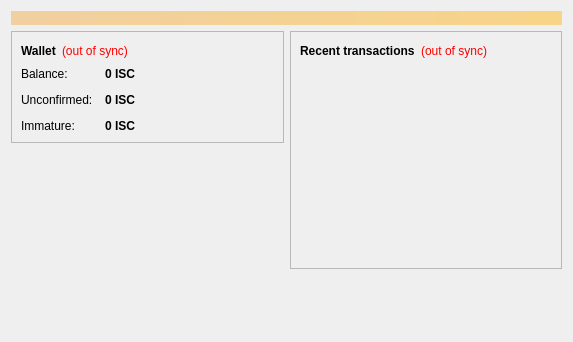
<?xml version="1.0" encoding="UTF-8"?>
<ui version="4.0">
 <class>OverviewPage</class>
 <widget class="QWidget" name="OverviewPage">
  <property name="geometry">
   <rect>
    <x>0</x>
    <y>0</y>
    <width>573</width>
    <height>342</height>
   </rect>
  </property>
  <property name="windowTitle">
   <string>Form</string>
  </property>
  <layout class="QVBoxLayout" name="topLayout">
   <item>
    <widget class="QLabel" name="labelAlerts">
     <property name="visible">
      <bool>false</bool>
     </property>
     <property name="styleSheet">
      <string notr="true">background-color: qlineargradient(x1: 0, y1: 0, x2: 1, y2: 0, stop:0 #F0D0A0, stop:1 #F8D488); color:#000000;</string>
     </property>
     <property name="wordWrap">
      <bool>true</bool>
     </property>
     <property name="margin">
      <number>3</number>
     </property>
    </widget>
   </item>
   <item>
    <layout class="QHBoxLayout" name="horizontalLayout" stretch="1,1">
     <item>
      <layout class="QVBoxLayout" name="verticalLayout_2">
       <item>
        <widget class="QFrame" name="frame">
         <property name="frameShape">
          <enum>QFrame::StyledPanel</enum>
         </property>
         <property name="frameShadow">
          <enum>QFrame::Raised</enum>
         </property>
         <layout class="QVBoxLayout" name="verticalLayout_4">
          <item>
           <layout class="QHBoxLayout" name="horizontalLayout_4">
            <item>
             <widget class="QLabel" name="label_5">
              <property name="font">
               <font>
                <weight>75</weight>
                <bold>true</bold>
               </font>
              </property>
              <property name="text">
               <string>Wallet</string>
              </property>
             </widget>
            </item>
            <item>
             <widget class="QLabel" name="labelWalletStatus">
              <property name="toolTip">
               <string>The displayed information may be out of date. Your wallet automatically synchronizes with the Insuracoin network after a connection is established, but this process has not completed yet.</string>
              </property>
              <property name="styleSheet">
               <string notr="true">QLabel { color: red; }</string>
              </property>
              <property name="text">
               <string notr="true">(out of sync)</string>
              </property>
              <property name="alignment">
               <set>Qt::AlignLeading|Qt::AlignLeft|Qt::AlignVCenter</set>
              </property>
             </widget>
            </item>
            <item>
             <spacer name="horizontalSpacer_2">
              <property name="orientation">
               <enum>Qt::Horizontal</enum>
              </property>
              <property name="sizeHint" stdset="0">
               <size>
                <width>40</width>
                <height>20</height>
               </size>
              </property>
             </spacer>
            </item>
           </layout>
          </item>
          <item>
           <layout class="QFormLayout" name="formLayout_2">
            <property name="fieldGrowthPolicy">
             <enum>QFormLayout::AllNonFixedFieldsGrow</enum>
            </property>
            <property name="horizontalSpacing">
             <number>12</number>
            </property>
            <property name="verticalSpacing">
             <number>12</number>
            </property>
            <item row="0" column="0">
             <widget class="QLabel" name="label">
              <property name="text">
               <string>Balance:</string>
              </property>
             </widget>
            </item>
            <item row="0" column="1">
             <widget class="QLabel" name="labelBalance">
              <property name="font">
               <font>
                <weight>75</weight>
                <bold>true</bold>
               </font>
              </property>
              <property name="cursor">
               <cursorShape>IBeamCursor</cursorShape>
              </property>
              <property name="toolTip">
               <string>Your current balance</string>
              </property>
              <property name="text">
               <string notr="true">0 ISC</string>
              </property>
              <property name="textInteractionFlags">
               <set>Qt::LinksAccessibleByMouse|Qt::TextSelectableByKeyboard|Qt::TextSelectableByMouse</set>
              </property>
             </widget>
            </item>
            <item row="1" column="0">
             <widget class="QLabel" name="label_3">
              <property name="text">
               <string>Unconfirmed:</string>
              </property>
             </widget>
            </item>
            <item row="1" column="1">
             <widget class="QLabel" name="labelUnconfirmed">
              <property name="font">
               <font>
                <weight>75</weight>
                <bold>true</bold>
               </font>
              </property>
              <property name="cursor">
               <cursorShape>IBeamCursor</cursorShape>
              </property>
              <property name="toolTip">
               <string>Total of transactions that have yet to be confirmed, and do not yet count toward the current balance</string>
              </property>
              <property name="text">
               <string notr="true">0 ISC</string>
              </property>
              <property name="textInteractionFlags">
               <set>Qt::LinksAccessibleByMouse|Qt::TextSelectableByKeyboard|Qt::TextSelectableByMouse</set>
              </property>
             </widget>
            </item>
            <item row="2" column="0">
             <widget class="QLabel" name="labelImmatureText">
              <property name="text">
               <string>Immature:</string>
              </property>
             </widget>
            </item>
            <item row="2" column="1">
             <widget class="QLabel" name="labelImmature">
              <property name="font">
               <font>
                <weight>75</weight>
                <bold>true</bold>
               </font>
              </property>
              <property name="toolTip">
               <string>Mined balance that has not yet matured</string>
              </property>
              <property name="text">
               <string notr="true">0 ISC</string>
              </property>
              <property name="textInteractionFlags">
               <set>Qt::LinksAccessibleByMouse|Qt::TextSelectableByKeyboard|Qt::TextSelectableByMouse</set>
              </property>
             </widget>
            </item>
           </layout>
          </item>
         </layout>
        </widget>
       </item>
       <item>
        <spacer name="verticalSpacer">
         <property name="orientation">
          <enum>Qt::Vertical</enum>
         </property>
         <property name="sizeHint" stdset="0">
          <size>
           <width>20</width>
           <height>40</height>
          </size>
         </property>
        </spacer>
       </item>
      </layout>
     </item>
     <item>
      <layout class="QVBoxLayout" name="verticalLayout_3">
       <item>
        <widget class="QFrame" name="frame_2">
         <property name="frameShape">
          <enum>QFrame::StyledPanel</enum>
         </property>
         <property name="frameShadow">
          <enum>QFrame::Raised</enum>
         </property>
         <layout class="QVBoxLayout" name="verticalLayout">
          <item>
           <layout class="QHBoxLayout" name="horizontalLayout_2">
            <item>
             <widget class="QLabel" name="label_4">
              <property name="text">
               <string>&lt;b&gt;Recent transactions&lt;/b&gt;</string>
              </property>
             </widget>
            </item>
            <item>
             <widget class="QLabel" name="labelTransactionsStatus">
              <property name="toolTip">
               <string>The displayed information may be out of date. Your wallet automatically synchronizes with the Insuracoin network after a connection is established, but this process has not completed yet.</string>
              </property>
              <property name="styleSheet">
               <string notr="true">QLabel { color: red; }</string>
              </property>
              <property name="text">
               <string notr="true">(out of sync)</string>
              </property>
              <property name="alignment">
               <set>Qt::AlignRight|Qt::AlignTrailing|Qt::AlignVCenter</set>
              </property>
             </widget>
            </item>
            <item>
             <spacer name="horizontalSpacer">
              <property name="orientation">
               <enum>Qt::Horizontal</enum>
              </property>
              <property name="sizeHint" stdset="0">
               <size>
                <width>40</width>
                <height>20</height>
               </size>
              </property>
             </spacer>
            </item>
           </layout>
          </item>
          <item>
           <widget class="QListView" name="listTransactions">
            <property name="styleSheet">
             <string notr="true">QListView { background: transparent; }</string>
            </property>
            <property name="frameShape">
             <enum>QFrame::NoFrame</enum>
            </property>
            <property name="verticalScrollBarPolicy">
             <enum>Qt::ScrollBarAlwaysOff</enum>
            </property>
            <property name="horizontalScrollBarPolicy">
             <enum>Qt::ScrollBarAlwaysOff</enum>
            </property>
            <property name="selectionMode">
             <enum>QAbstractItemView::NoSelection</enum>
            </property>
           </widget>
          </item>
         </layout>
        </widget>
       </item>
       <item>
        <spacer name="verticalSpacer_2">
         <property name="orientation">
          <enum>Qt::Vertical</enum>
         </property>
         <property name="sizeHint" stdset="0">
          <size>
           <width>20</width>
           <height>40</height>
          </size>
         </property>
        </spacer>
       </item>
      </layout>
     </item>
    </layout>
   </item>
  </layout>
 </widget>
 <resources/>
 <connections/>
</ui>
